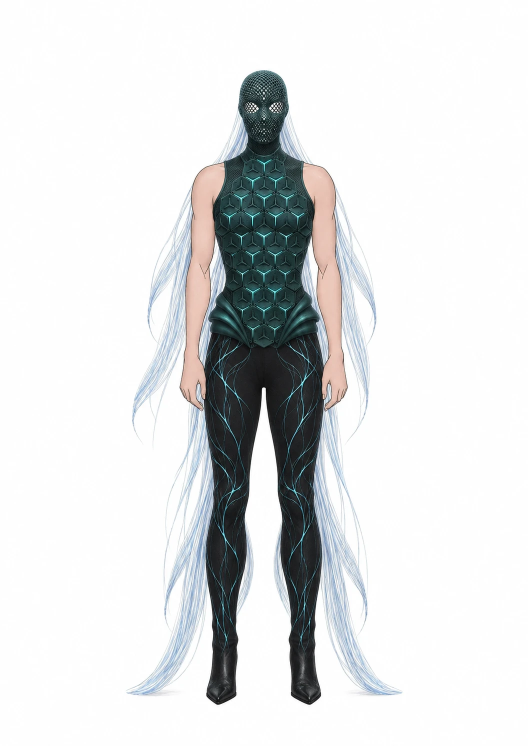
#> input picture accademia/stampa-3d-corpetto/figurino-corretto.webp, 1055 x 1491 px (shown at 1/2 size)
$ python posizione.py
#> lines starting #> are read from the running program, lines starting #| are printed output that depends on the picture
"""Immagine 'dove sta il modulo sul figurino': figurino intero + zoom sul busto con un modulo evidenziato."""
import math
import sys
from PIL import Image, ImageDraw, ImageFont

SRC = "figurino-corretto.webp"
CX, CY, R = (int(sys.argv[1]), int(sys.argv[2]), int(sys.argv[3])) if len(sys.argv) > 3 else (322, 600, 78)
BOX = (420, 280, 640, 700)
K = 3

im = Image.open(SRC).convert("RGB")
#> im is the input picture: PIL image 1055x1491 RGB; mean R, G, B 223.1, 224.7, 225.3
zoom = im.crop(BOX).resize(((BOX[2] - BOX[0]) * K, (BOX[3] - BOX[1]) * K), Image.LANCZOS)
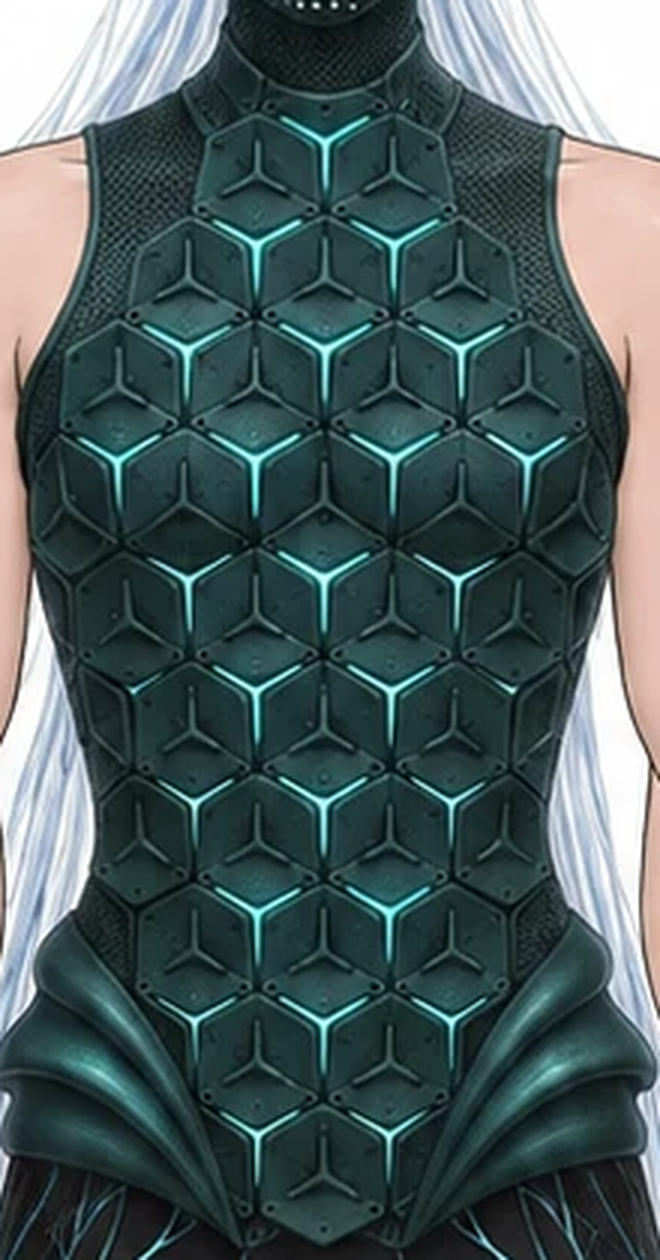
#> zoom: PIL image 660x1260 RGB; mean R, G, B 74.9, 92.8, 93.5
zoom = zoom.resize((660, 1260), Image.LANCZOS)
d = ImageDraw.Draw(zoom)
pts = [(CX + R * math.cos(math.radians(a)), CY + R * math.sin(math.radians(a))) for a in range(30, 390, 60)]
d.line(pts + [pts[0]], fill=(255, 200, 0), width=6)

full = im.copy()
fd = ImageDraw.Draw(full)
fd.rectangle(BOX, outline=(255, 200, 0), width=4)

W, H = 1500, 1300
page = Image.new("RGB", (W, H), "white")
#> page: PIL image 1500x1300 RGB; every value is 255
f = full.resize((int(full.width * H / full.height), H), Image.LANCZOS)
page.paste(f, (20, 0))
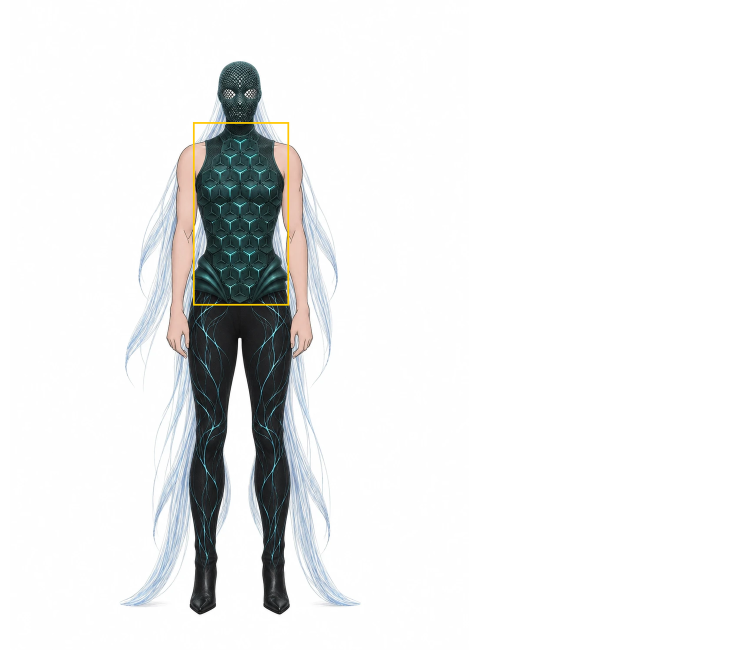
#> page: PIL image 1500x1300 RGB (shown at 1/2 size); mean R, G, B 235.6, 236.5, 236.5
page.paste(zoom, (W - 700, 20))
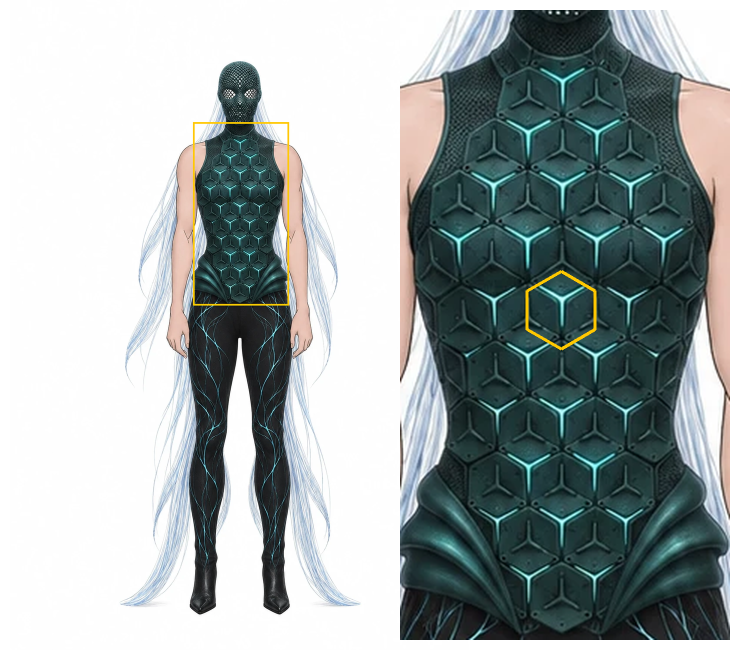
#> page: PIL image 1500x1300 RGB (shown at 1/2 size); mean R, G, B 159.2, 167.6, 167.6
pd = ImageDraw.Draw(page)
try:
    font = ImageFont.truetype("arial.ttf", 30)
    big = ImageFont.truetype("arialbd.ttf", 34)
except OSError:
    font = big = ImageFont.load_default()
tx, ty = W - 700 + CX + R + 14, 20 + CY - 22
pd.rectangle((tx - 8, ty - 6, tx + 140, ty + 46), fill=(20, 20, 20))
pd.text((tx, ty), "1 modulo", font=font, fill=(255, 200, 0))
pd.text((40, 1250), "Zone a moduli: centro busto e petto (vista frontale)", font=font, fill=(30, 30, 30))
page.save("04-posizione-modulo-figurino.png")
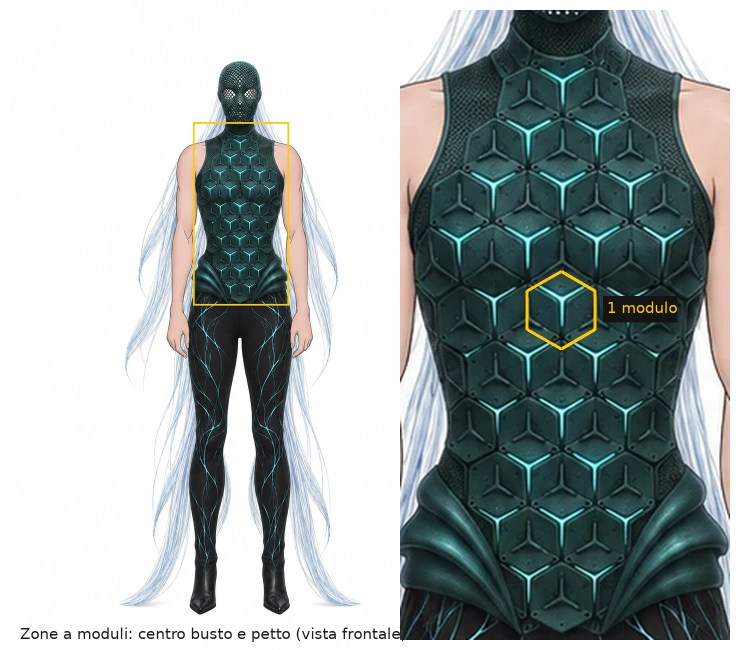
#> saved as 04-posizione-modulo-figurino.png: PIL image 1500x1300 RGB (shown at 1/2 size); mean R, G, B 158.7, 167, 166.9
print("ok")
